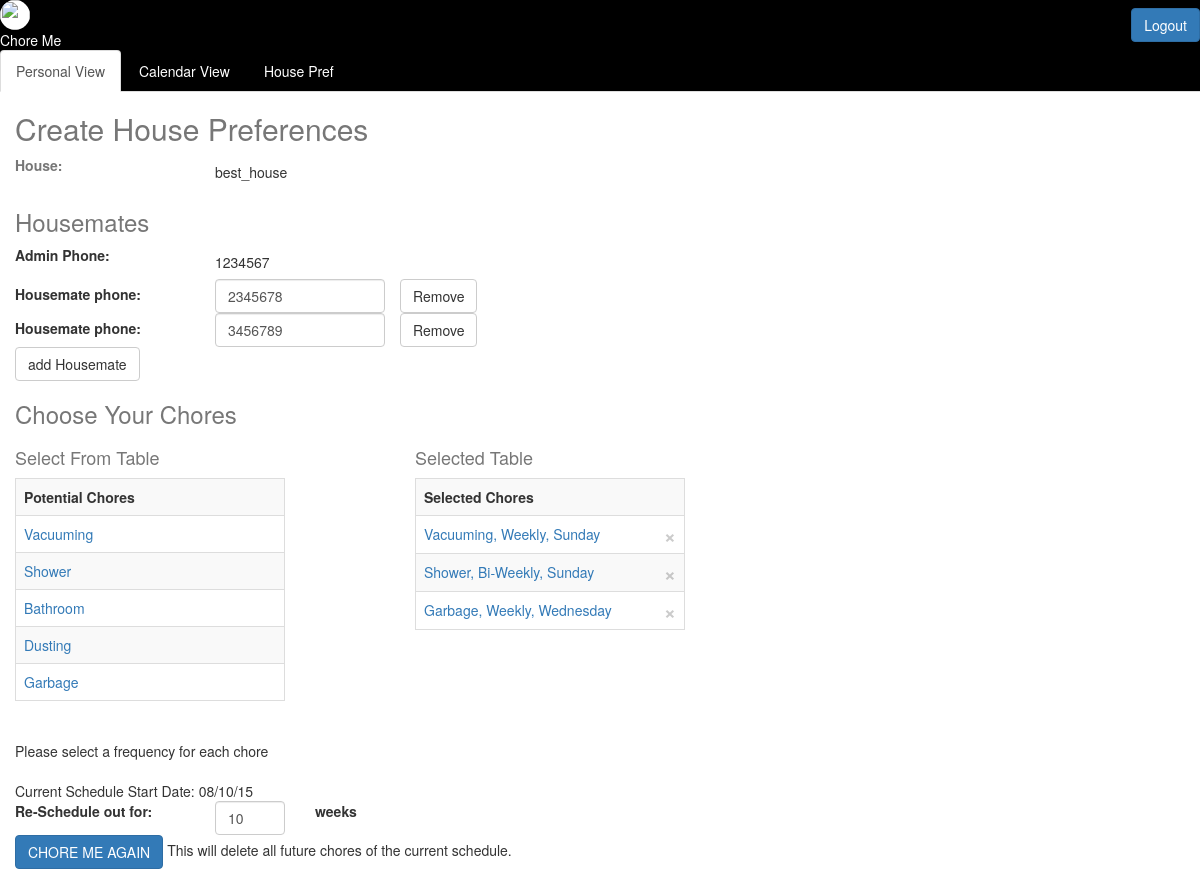
/create_house_pref (signed in), run on an earlier commit of the app's database.
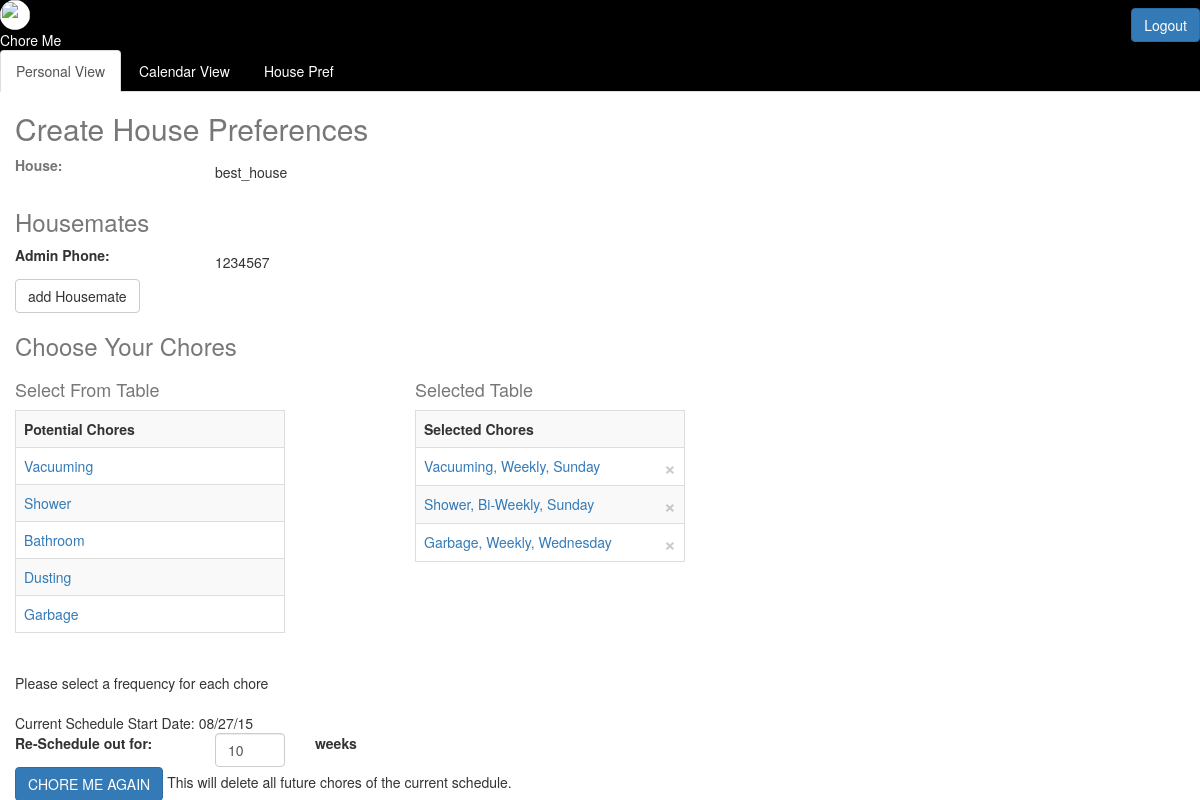
And on a later commit of the database.
### model.py (models this page shows, shortened)
class House(db.Model):
    __tablename__ = "house"
    id = db.Column(db.Integer, primary_key=True, autoincrement=True)
    name = db.Column(db.String(64), nullable=False, unique=True)
    start_date = db.Column(db.DateTime, nullable=False, default=datetime.now())
    num_weeks = db.Column(db.Integer, nullable=False)

class User(db.Model):
    __tablename__ = "user"
    id = db.Column(db.Integer, primary_key=True, autoincrement=True)
    house_id = db.Column(db.Integer, db.ForeignKey('house.id'), nullable=True)
    username = db.Column(db.String(64), nullable=True, unique=True)
    password = db.Column(db.String(64), nullable=True)
    phone = db.Column(db.String(12), nullable=False)
    is_admin = db.Column(db.Boolean, nullable=False, default=False)
    house = db.relationship("House",
                           backref=db.backref("users", order_by=id))

class Chore(db.Model):
    __tablename__ = "chore"
    id = db.Column(db.Integer, primary_key=True, autoincrement=True)
    name = db.Column(db.String(64), nullable=False)
    icon = db.Column(db.String(500), nullable=True)  #500 limit in case i want to do img urls and they are long

class HouseChore(db.Model):
    __tablename__ = "house_chore"
    id = db.Column(db.Integer, primary_key=True, autoincrement=True)
    house_id = db.Column(db.Integer, db.ForeignKey('house.id'), nullable=True)
    chore_id = db.Column(db.Integer, db.ForeignKey('chore.id'), nullable=False)
    day = db.Column(db.String(9), nullable=False)
    week_freq = db.Column(db.Integer, nullable=False)
    house = db.relationship("House",
                           backref=db.backref("house_chores", order_by=id))
    chore = db.relationship("Chore",
                           backref=db.backref("house_chores", order_by=id))

### server.py (the view)
@app.route("/create_house_pref", methods=['POST','GET'])
def create_house_pref():
    chore_objs = Chore.query.all()
    admin_phone = User.query.get(session['user_id']).phone
    try:
        session["house_id"]
        house_name = House.query.get(session["house_id"]).name
        admin_phone = User.query.filter(User.house_id==session['house_id'], User.is_admin==1).one().phone
        housemates_list = User.query.filter(User.house_id==session['house_id'], User.is_admin==0).all()
        housechores_list = HouseChore.query.filter(HouseChore.house_id==session['house_id']).all()
        house_start_date = House.query.get(session["house_id"]).start_date
        house_num_weeks = House.query.get(session["house_id"]).num_weeks
        return render_template('create_house_pref.html', chore_objs=chore_objs,
                                                         house_name=house_name,
                                                         admin_phone=admin_phone,
                                                         housemates_list=housemates_list,
                                                         housechores_list=housechores_list,
                                                         house_start_date=datetime.datetime.strftime(house_start_date, "%m/%d/%y"),
                                                         house_num_weeks=house_num_weeks
                                                         )
    except KeyError:
        pass
    except TypeError:
        pass
    return render_template('create_house_pref.html', chore_objs=chore_objs,
                                                     admin_phone=admin_phone)

### templates/create_house_pref.html (shortened to what this page needs)
{% extends 'base.html' %}
{% block content %}
	<form method="POST" name="house_pref_form" id="house_pref_form" class="form-signin">
		<h2 class="form-signin-heading text-muted">Create House Preferences</h2>
	    <div class="row">
	    	<label class="col-xs-2 control-label text-muted">House:</label>
	    	{% if house_name %}
		    	<p class="col-xs-6 form-control-static" name="house_name">
		    		{{ house_name }}
		    	</p>
	    	{% else %}
		    	<div class="col-xs-6">
		    		<input type="text" name="house_name" placeholder="Monkey House" required class="form-control">
		    	</div>
		    {% endif %}
		    <div class= "col-xs-4">
		    </div>
		</div>
	    <h3 class="form-signin-heading text-muted">Housemates</h3>
	    <div class="row">
	    	<label class="col-xs-2 control-label">Admin Phone:</label>
	    	<p name="admin_phone" class="col-xs-6 form-control-static">{{ admin_phone }}</p>
		</div>
	    	<div id="phone-inputs">
	    		{% if house_name %}
	    			{% for housemate in housemates_list %}
	    				<div class="row housemate-phone">
		    				<label class="col-xs-2 control-label">Housemate phone:</label>
		    				<div class="col-xs-2">
		    					<input name="housemate_phone{{ loop.index }}" id="housemate_phone{{ loop.index }}" type="text" value="{{ housemate.phone }}" required class="form-control">
		    				</div>
		    				<button class="btn btn-default" name="remove_phone_button">Remove</button>
	    				</div>
	    			{% endfor %}
	    		{% endif %}
	    	</div>
	    	<button class="btn btn-default" id="add-phone-button" name="add-phone-button">add Housemate</button>
	    <h3 class="form-signin-heading text-muted">Choose Your Chores</h3>
	    	<div class="row">
	    		<div class="col-xs-3">
	    		<h4 class="form-signin-heading text-muted">Select From Table</h4>
					<table class="table table-striped table-bordered">
						<tr>
							<th>Potential Chores</th>
						</tr>
					    {% for chore in chore_objs %}
						    <tr id="chore-potentials">
						    	<td><a>{{ chore.name }}</a></td>
						    </tr>
					    {% endfor %}
					</table>
				</div>
				<div class="col-xs-1"></div>
				<div class="col-xs-3">
				<h4 class="form-signin-heading text-muted">Selected Table</h4>
					<table class="table table-striped table-bordered" id="chore-selected">
						{% set lookup = {
										1: "Weekly",
										2: "Bi-Weekly",
										3: "Every 3 Weeks",
										4: "Every 4 Weeks"
										}
						%}
						<tr>
							<th>Selected Chores</th>
						</tr>
						{% if house_name %}
							{% for house_chore in housechores_list %}
							<tr>
								<td>
									<a href= "#", data-target= '#myModal', data-toggle= 'modal', id= '{{ house_chore.chore.name }}', class= "housechore">
												{{ house_chore.chore.name }}, {{ lookup[house_chore.week_freq] }}, {{ house_chore.day }}
									</a>
									<button type="button" name= "remove_chore_button" class="close" aria-label="Close"><span aria-hidden="true">&times;</span></button>
								</td>
							</tr>
							{% endfor %}
						{% endif %}
					</table>
					</div>
			</div>
		<br>Please select a frequency for each chore<br>
		<br>
			{% if house_name %}
				Current Schedule Start Date: {{ house_start_date }} <br>
				<div class="row">
					<label class="col-xs-2 control-label">Re-Schedule out for:</label>
					<div class="col-xs-1">
						<input type="number" min="1" max="52" name="num_weeks" value="{{ house_num_weeks }}"required class="form-control">
					</div>
					<label class="col-xs-1 control-label">weeks</label>
				</div>
				<input type="submit" class="btn btn-primary" name="recreate_chores" onclick="document.pressed=this.value" value="CHORE ME AGAIN">
				This will delete all future chores of the current schedule.
				<br>
			{% else %}
				Schedule out for:
				<input type="number" min="1" max="52" name="num_weeks" value="{{ house_num_weeks }}"required class="form-control">
					weeks<br>
				<input type="submit" class="btn btn-primary" name="create_chores" onclick="document.pressed=this.value" value="CHORE ME">
			{% endif %}
	</form>
{% endblock %}

### templates/base.html (shortened to what this page needs)
<!doctype html>
<html>
<head>
  <link href="https://maxcdn.bootstrapcdn.com/bootstrap/3.3.4/css/bootstrap.min.css" rel="stylesheet">
  <link rel="stylesheet" type="text/css" href="/static/css/styles.css">
</head>
<body>
  <div class="mypage-header">
    <div class="header-contents">
    <div>
      <img id="logo" class="img-circle" src="http://cdn.flaticon.com/png/256/40629.png">
      <div>Chore Me</div>
    </div>
      <input class="btn btn-primary pull-right" type="button" onclick="location.href='/logout';" value="Logout">
    </div>
      {% if session['user_id'] %}
        <ul class="nav nav-tabs">
          <li role="presentation" class="active">
            <a class="active nav-tab-item" href="/personal_view">Personal View
            </a>
          </li>
          <li role="presentation">
            <a class="nav-tab-item" href="/calendar_view">Calendar View
            </a>
          </li>
          <li role="presentation">
            <a class="nav-tab-item" href='/create_house_pref'>House Pref
            </a>
          </li>
        </ul>
      {% endif %}
  </div>
  <div class="container-fluid">
  {% block content %} put your content here {% endblock %}
</div>
</body>
</html>

### static/css/styles.css (style rules this page uses)
#logo { background-color: white; height: 30px; width: 30px; }
.mypage-header { margin: 0; background-color: black; color: white; }
.nav-tab-item { color: white; cursor: pointer; }
.header-contents { display: flex; align-items: center; justify-content: space-between; }

What changed in the data, as far as the page shows it:
no longer on this page (row edited): User: phone "2345678"
no longer on this page (row edited): User: phone "3456789"
Also different on the page:
{{ house_start_date }}: "08/10/15" → "08/27/15"
